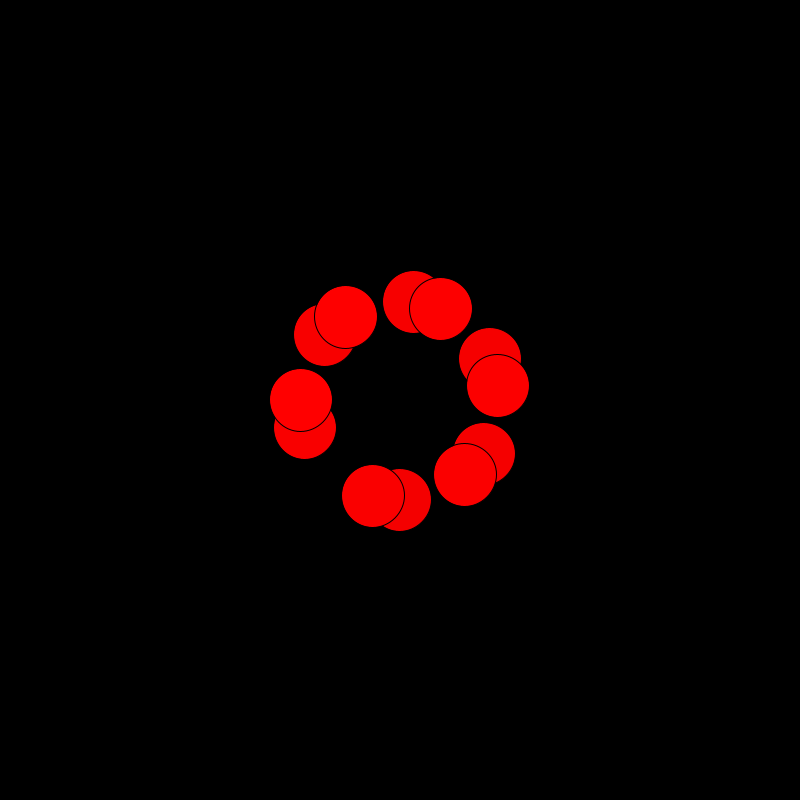
Frame 1 (no input)
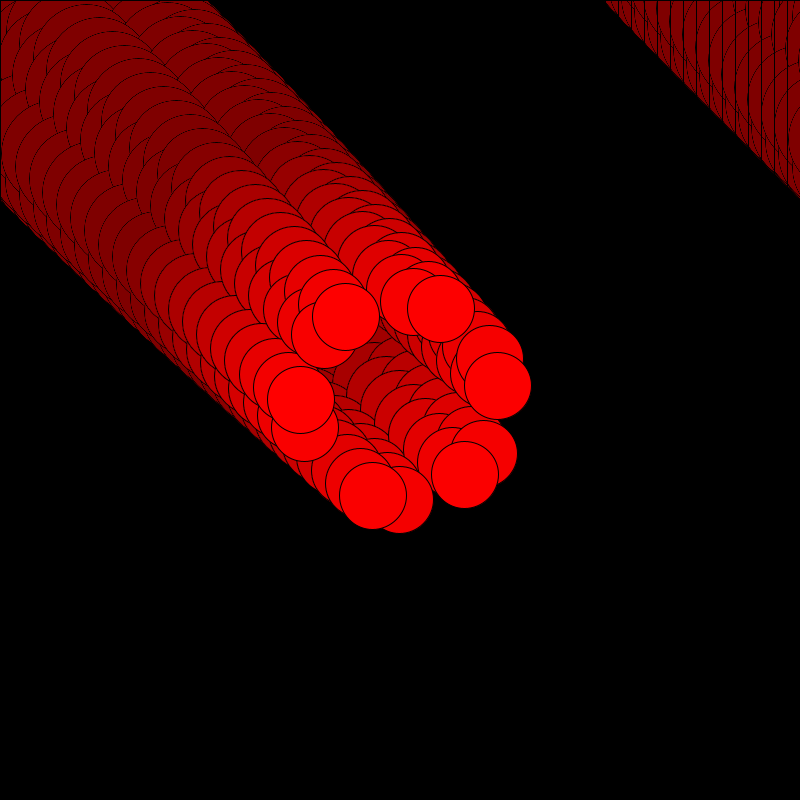
Frame 60 (the mouse pressed at the canvas centre just before this capture)
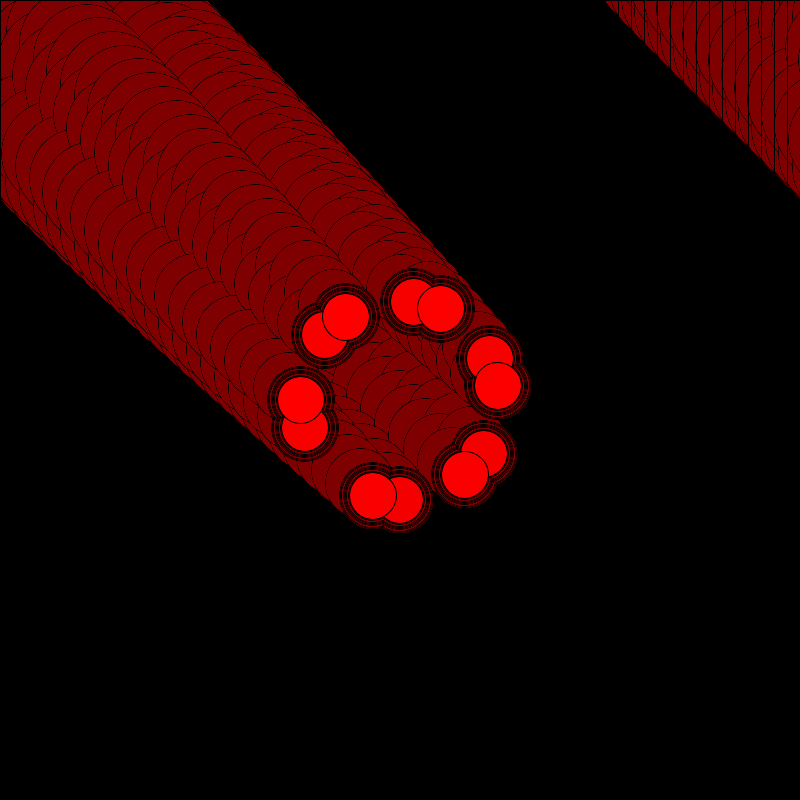
Frame 120 (the mouse held since frame 60 and released just before this capture)

The Processing sketch that drew these frames (run headless with seeded random() and noise(); from frame 60 on, the mouse is pressed at the canvas centre):

// Processing sketch: pixel_shift
// ── pixel_shift.pde
PGraphics pg;

void setup() {
  size(800, 800);
  pg = createGraphics(width, height);
  pg.beginDraw();
  pg.background(0);
  pg.noStroke();
  pg.smooth();
  pg.endDraw();
  frameRate(30);
}

void draw() {
  shiftImage(-(mouseX-width/2)/30, -(mouseY-height/2)/30);
  color d = color(255,0,0);
  color e = color(255,255,0);
  for(int i = 0; i < 12; i++){
    int xp = int(100*sin(i));
    int yp = int(100*cos(i));
    drawCircle(xp, yp, d);
  }

  image(pg, 0, 0);
}

void shiftImage(int dX, int dY) {
  PImage source = pg.get();

  int w = pg.width;
  int h = pg.height;
  int l = pg.pixels.length;

  for (int y=0; y<h; y++)
    for (int x=0, iS; x<w; x++) {
      iS = w*(y+dY) + x+dX;

      if (iS >= 0 & iS < l)
        pg.pixels[w*y + x] = source.pixels[iS];
    }

  pg.updatePixels();
}

void drawCircle(int x, int y, color c) {
  pg.beginDraw();
  pg.fill(0, 1);
  pg.rect(0, 0, pg.width, pg.height);
  float rad = 60 + sin(frameCount*0.05)*50;
  pg.fill(c);
  pg.stroke(0);
  pg.translate(x, y);
  pg.ellipse(pg.width/2, pg.height/2, rad, rad);
  pg.endDraw();
}
